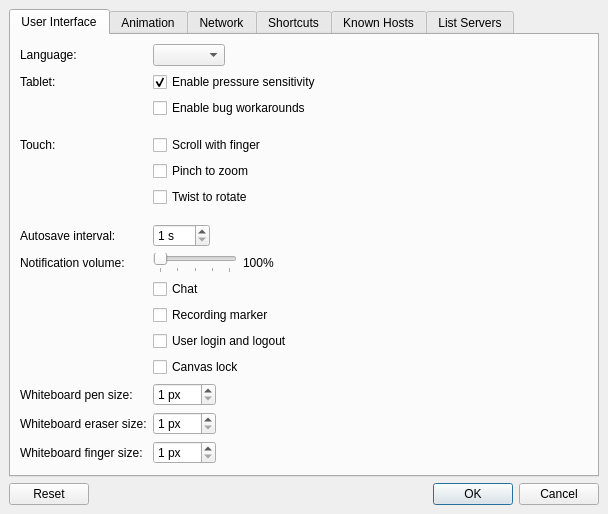
<?xml version="1.0" encoding="UTF-8"?>
<ui version="4.0">
 <class>SettingsDialog</class>
 <widget class="QDialog" name="SettingsDialog">
  <property name="geometry">
   <rect>
    <x>0</x>
    <y>0</y>
    <width>608</width>
    <height>501</height>
   </rect>
  </property>
  <property name="windowTitle">
   <string>Preferences</string>
  </property>
  <layout class="QVBoxLayout">
   <property name="spacing">
    <number>6</number>
   </property>
   <property name="leftMargin">
    <number>9</number>
   </property>
   <property name="topMargin">
    <number>9</number>
   </property>
   <property name="rightMargin">
    <number>9</number>
   </property>
   <property name="bottomMargin">
    <number>9</number>
   </property>
   <item>
    <widget class="QTabWidget" name="tabWidget">
     <property name="currentIndex">
      <number>0</number>
     </property>
     <widget class="QWidget" name="tab_3">
      <attribute name="title">
       <string>User Interface</string>
      </attribute>
      <layout class="QFormLayout" name="formLayout_2">
       <property name="fieldGrowthPolicy">
        <enum>QFormLayout::ExpandingFieldsGrow</enum>
       </property>
       <item row="2" column="0">
        <widget class="QLabel" name="label_3">
         <property name="text">
          <string>Language:</string>
         </property>
        </widget>
       </item>
       <item row="2" column="1">
        <widget class="QComboBox" name="languageBox"/>
       </item>
       <item row="3" column="0">
        <widget class="QLabel" name="label_7">
         <property name="text">
          <string>Tablet:</string>
         </property>
        </widget>
       </item>
       <item row="3" column="1">
        <widget class="QCheckBox" name="tabletSupport">
         <property name="text">
          <string>Enable pressure sensitivity</string>
         </property>
         <property name="checked">
          <bool>true</bool>
         </property>
        </widget>
       </item>
       <item row="4" column="1">
        <widget class="QCheckBox" name="tabletBugWorkaround">
         <property name="toolTip">
          <string>Checking this may fix jaggy line and offset bugs on some tablets</string>
         </property>
         <property name="text">
          <string>Enable bug workarounds</string>
         </property>
        </widget>
       </item>
       <item row="6" column="0">
        <widget class="QLabel" name="label_12">
         <property name="text">
          <string>Touch:</string>
         </property>
        </widget>
       </item>
       <item row="6" column="1">
        <widget class="QCheckBox" name="touchscroll">
         <property name="text">
          <string>Scroll with finger</string>
         </property>
        </widget>
       </item>
       <item row="7" column="1">
        <widget class="QCheckBox" name="touchpinch">
         <property name="text">
          <string>Pinch to zoom</string>
         </property>
        </widget>
       </item>
       <item row="8" column="1">
        <widget class="QCheckBox" name="touchtwist">
         <property name="text">
          <string>Twist to rotate</string>
         </property>
        </widget>
       </item>
       <item row="9" column="1">
        <spacer name="verticalSpacer_3">
         <property name="orientation">
          <enum>Qt::Vertical</enum>
         </property>
         <property name="sizeType">
          <enum>QSizePolicy::Fixed</enum>
         </property>
         <property name="sizeHint" stdset="0">
          <size>
           <width>20</width>
           <height>5</height>
          </size>
         </property>
        </spacer>
       </item>
       <item row="11" column="0">
        <widget class="QLabel" name="label_11">
         <property name="text">
          <string>Autosave interval:</string>
         </property>
        </widget>
       </item>
       <item row="11" column="1">
        <widget class="QSpinBox" name="autosaveInterval">
         <property name="suffix">
          <string> s</string>
         </property>
         <property name="minimum">
          <number>1</number>
         </property>
         <property name="maximum">
          <number>300</number>
         </property>
        </widget>
       </item>
       <item row="12" column="0">
        <widget class="QLabel" name="label_9">
         <property name="text">
          <string>Notification volume:</string>
         </property>
        </widget>
       </item>
       <item row="12" column="1">
        <layout class="QHBoxLayout" name="horizontalLayout_4">
         <item>
          <widget class="QSlider" name="notificationVolume">
           <property name="sizePolicy">
            <sizepolicy hsizetype="Preferred" vsizetype="Fixed">
             <horstretch>0</horstretch>
             <verstretch>0</verstretch>
            </sizepolicy>
           </property>
           <property name="maximum">
            <number>100</number>
           </property>
           <property name="orientation">
            <enum>Qt::Horizontal</enum>
           </property>
           <property name="tickPosition">
            <enum>QSlider::TicksBelow</enum>
           </property>
           <property name="tickInterval">
            <number>25</number>
           </property>
          </widget>
         </item>
         <item>
          <widget class="QLabel" name="volumeLabel">
           <property name="text">
            <string notr="true">100%</string>
           </property>
          </widget>
         </item>
        </layout>
       </item>
       <item row="16" column="1">
        <widget class="QCheckBox" name="notifChat">
         <property name="text">
          <string>Chat</string>
         </property>
        </widget>
       </item>
       <item row="17" column="1">
        <widget class="QCheckBox" name="notifMarker">
         <property name="text">
          <string>Recording marker</string>
         </property>
        </widget>
       </item>
       <item row="18" column="1">
        <widget class="QCheckBox" name="notifLogin">
         <property name="text">
          <string>User login and logout</string>
         </property>
        </widget>
       </item>
       <item row="19" column="1">
        <widget class="QCheckBox" name="notifLock">
         <property name="text">
          <string>Canvas lock</string>
         </property>
        </widget>
       </item>
       <item row="21" column="0">
        <widget class="QLabel" name="label_91">
         <property name="text">
          <string>Whiteboard pen size:</string>
         </property>
        </widget>
       </item>
       <item row="21" column="1">
        <widget class="QSpinBox" name="whiteboardPenSize">
         <property name="suffix">
          <string> px</string>
         </property>
         <property name="minimum">
          <number>1</number>
         </property>
         <property name="maximum">
          <number>100</number>
         </property>
        </widget>
       </item>
       <item row="22" column="0">
        <widget class="QLabel" name="label_92">
         <property name="text">
          <string>Whiteboard eraser size:</string>
         </property>
        </widget>
       </item>
       <item row="22" column="1">
        <widget class="QSpinBox" name="whiteboardEraserSize">
         <property name="suffix">
          <string> px</string>
         </property>
         <property name="minimum">
          <number>1</number>
         </property>
         <property name="maximum">
          <number>100</number>
         </property>
        </widget>
       </item>
       <item row="23" column="0">
        <widget class="QLabel" name="label_93">
         <property name="text">
          <string>Whiteboard finger size:</string>
         </property>
        </widget>
       </item>
       <item row="23" column="1">
        <widget class="QSpinBox" name="whiteboardFingerSize">
         <property name="suffix">
          <string> px</string>
         </property>
         <property name="minimum">
          <number>1</number>
         </property>
         <property name="maximum">
          <number>100</number>
         </property>
        </widget>
       </item>
       <item row="5" column="1">
        <spacer name="verticalSpacer_5">
         <property name="orientation">
          <enum>Qt::Vertical</enum>
         </property>
         <property name="sizeType">
          <enum>QSizePolicy::Fixed</enum>
         </property>
         <property name="sizeHint" stdset="0">
          <size>
           <width>20</width>
           <height>5</height>
          </size>
         </property>
        </spacer>
       </item>
      </layout>
     </widget>
     <widget class="QWidget" name="tab_6">
      <attribute name="title">
       <string>Animation</string>
      </attribute>
      <layout class="QFormLayout" name="formLayout_4">
       <item row="0" column="0" colspan="2">
        <widget class="QCheckBox" name="recordpause">
         <property name="text">
          <string>Record pauses</string>
         </property>
         <property name="checked">
          <bool>true</bool>
         </property>
        </widget>
       </item>
       <item row="2" column="0" colspan="2">
        <layout class="QHBoxLayout" name="horizontalLayout_3">
         <item>
          <spacer name="horizontalSpacer_2">
           <property name="orientation">
            <enum>Qt::Horizontal</enum>
           </property>
           <property name="sizeType">
            <enum>QSizePolicy::Fixed</enum>
           </property>
           <property name="sizeHint" stdset="0">
            <size>
             <width>40</width>
             <height>10</height>
            </size>
           </property>
          </spacer>
         </item>
         <item>
          <layout class="QFormLayout" name="formLayout_3">
           <property name="formAlignment">
            <set>Qt::AlignLeading|Qt::AlignLeft|Qt::AlignTop</set>
           </property>
           <item row="0" column="0">
            <widget class="QLabel" name="label_2">
             <property name="text">
              <string>Minimum:</string>
             </property>
            </widget>
           </item>
           <item row="0" column="1">
            <widget class="QDoubleSpinBox" name="minimumpause">
             <property name="suffix">
              <string>s</string>
             </property>
             <property name="minimum">
              <double>0.030000000000000</double>
             </property>
             <property name="maximum">
              <double>60.000000000000000</double>
             </property>
             <property name="singleStep">
              <double>0.100000000000000</double>
             </property>
             <property name="value">
              <double>0.500000000000000</double>
             </property>
            </widget>
           </item>
          </layout>
         </item>
        </layout>
       </item>
       <item row="4" column="0">
        <spacer name="verticalSpacer_2">
         <property name="orientation">
          <enum>Qt::Vertical</enum>
         </property>
         <property name="sizeType">
          <enum>QSizePolicy::Fixed</enum>
         </property>
         <property name="sizeHint" stdset="0">
          <size>
           <width>20</width>
           <height>15</height>
          </size>
         </property>
        </spacer>
       </item>
       <item row="5" column="0">
        <widget class="QLabel" name="label_4">
         <property name="text">
          <string>Ffmpeg path:</string>
         </property>
        </widget>
       </item>
       <item row="5" column="1">
        <layout class="QHBoxLayout" name="horizontalLayout">
         <item>
          <widget class="QLineEdit" name="ffmpegpath"/>
         </item>
         <item>
          <widget class="QToolButton" name="pickFfmpeg">
           <property name="icon">
            <iconset theme="document-open">
             <normaloff>theme:document-open.svg</normaloff>theme:document-open.svg</iconset>
           </property>
           <property name="autoRaise">
            <bool>true</bool>
           </property>
          </widget>
         </item>
        </layout>
       </item>
       <item row="7" column="0">
        <widget class="QLabel" name="label_8">
         <property name="text">
          <string>Default folder:</string>
         </property>
        </widget>
       </item>
       <item row="7" column="1">
        <layout class="QHBoxLayout" name="horizontalLayout_6">
         <item>
          <widget class="QLineEdit" name="recordingFolder"/>
         </item>
         <item>
          <widget class="QToolButton" name="pickRecordingFolder">
           <property name="icon">
            <iconset theme="document-open">
             <normaloff>theme:document-open.svg</normaloff>theme:document-open.svg</iconset>
           </property>
           <property name="autoRaise">
            <bool>true</bool>
           </property>
          </widget>
         </item>
        </layout>
       </item>
       <item row="9" column="0">
        <spacer name="verticalSpacer_4">
         <property name="orientation">
          <enum>Qt::Vertical</enum>
         </property>
         <property name="sizeType">
          <enum>QSizePolicy::Fixed</enum>
         </property>
         <property name="sizeHint" stdset="0">
          <size>
           <width>20</width>
           <height>15</height>
          </size>
         </property>
        </spacer>
       </item>
       <item row="10" column="1">
        <layout class="QHBoxLayout" name="horizontalLayout_7">
         <item>
          <widget class="QSpinBox" name="onionskinsBelow">
           <property name="suffix">
            <string> below</string>
           </property>
          </widget>
         </item>
         <item>
          <widget class="QSpinBox" name="onionskinsAbove">
           <property name="suffix">
            <string> above</string>
           </property>
           <property name="maximum">
            <number>10</number>
           </property>
          </widget>
         </item>
         <item>
          <spacer name="horizontalSpacer_3">
           <property name="orientation">
            <enum>Qt::Horizontal</enum>
           </property>
           <property name="sizeHint" stdset="0">
            <size>
             <width>40</width>
             <height>20</height>
            </size>
           </property>
          </spacer>
         </item>
        </layout>
       </item>
       <item row="13" column="0">
        <spacer name="verticalSpacer">
         <property name="orientation">
          <enum>Qt::Vertical</enum>
         </property>
         <property name="sizeHint" stdset="0">
          <size>
           <width>20</width>
           <height>40</height>
          </size>
         </property>
        </spacer>
       </item>
       <item row="10" column="0">
        <widget class="QLabel" name="label_10">
         <property name="text">
          <string>Onionskin layers:</string>
         </property>
        </widget>
       </item>
       <item row="11" column="1">
        <widget class="QCheckBox" name="onionskinTint">
         <property name="text">
          <string>Tint layers</string>
         </property>
        </widget>
       </item>
       <item row="12" column="1">
        <widget class="QCheckBox" name="backgroundlayer">
         <property name="toolTip">
          <string>Treat the bottom-most layer as the frame background</string>
         </property>
         <property name="text">
          <string>Use background layer</string>
         </property>
        </widget>
       </item>
      </layout>
     </widget>
     <widget class="QWidget" name="tab">
      <attribute name="title">
       <string>Network</string>
      </attribute>
      <layout class="QFormLayout" name="formLayout">
       <property name="fieldGrowthPolicy">
        <enum>QFormLayout::FieldsStayAtSizeHint</enum>
       </property>
       <item row="0" column="0">
        <widget class="QLabel" name="label">
         <property name="text">
          <string>Default server port:</string>
         </property>
        </widget>
       </item>
       <item row="0" column="1">
        <widget class="QSpinBox" name="serverport">
         <property name="maximum">
          <number>65536</number>
         </property>
        </widget>
       </item>
       <item row="3" column="0">
        <widget class="QLabel" name="label_5">
         <property name="text">
          <string>Session history:</string>
         </property>
        </widget>
       </item>
       <item row="3" column="1">
        <widget class="QDoubleSpinBox" name="historylimit">
         <property name="specialValueText">
          <string>unlimited</string>
         </property>
         <property name="suffix">
          <string> Mb</string>
         </property>
         <property name="decimals">
          <number>1</number>
         </property>
         <property name="minimum">
          <double>0.000000000000000</double>
         </property>
         <property name="maximum">
          <double>1024.000000000000000</double>
         </property>
         <property name="value">
          <double>1.000000000000000</double>
         </property>
        </widget>
       </item>
       <item row="4" column="0">
        <widget class="QLabel" name="label_6">
         <property name="text">
          <string>Timeout:</string>
         </property>
        </widget>
       </item>
       <item row="4" column="1">
        <widget class="QSpinBox" name="connTimeout">
         <property name="suffix">
          <string> s</string>
         </property>
         <property name="minimum">
          <number>15</number>
         </property>
         <property name="maximum">
          <number>600</number>
         </property>
         <property name="value">
          <number>60</number>
         </property>
        </widget>
       </item>
       <item row="1" column="1">
        <widget class="QCheckBox" name="dnssd">
         <property name="text">
          <string>Announce with Zeroconf</string>
         </property>
        </widget>
       </item>
       <item row="2" column="1">
        <widget class="QCheckBox" name="useupnp">
         <property name="text">
          <string>Automatically set up port forwarding with UPnP</string>
         </property>
        </widget>
       </item>
      </layout>
     </widget>
     <widget class="QWidget" name="tab_2">
      <attribute name="title">
       <string>Shortcuts</string>
      </attribute>
      <layout class="QVBoxLayout">
       <item>
        <widget class="QLineEdit" name="shortcutFilter">
         <property name="placeholderText">
          <string>Filter</string>
         </property>
        </widget>
       </item>
       <item>
        <widget class="QTableView" name="shortcuts">
         <property name="cornerButtonEnabled">
          <bool>false</bool>
         </property>
         <attribute name="verticalHeaderVisible">
          <bool>false</bool>
         </attribute>
        </widget>
       </item>
      </layout>
     </widget>
     <widget class="QWidget" name="tab_4">
      <attribute name="title">
       <string>Known Hosts</string>
      </attribute>
      <layout class="QVBoxLayout" name="verticalLayout">
       <item>
        <widget class="QListWidget" name="knownHostList">
         <property name="selectionMode">
          <enum>QAbstractItemView::ExtendedSelection</enum>
         </property>
         <property name="sortingEnabled">
          <bool>true</bool>
         </property>
        </widget>
       </item>
       <item>
        <layout class="QHBoxLayout" name="horizontalLayout_2">
         <item>
          <widget class="QPushButton" name="importTrustedButton">
           <property name="text">
            <string>Import trusted...</string>
           </property>
          </widget>
         </item>
         <item>
          <spacer name="horizontalSpacer">
           <property name="orientation">
            <enum>Qt::Horizontal</enum>
           </property>
           <property name="sizeHint" stdset="0">
            <size>
             <width>40</width>
             <height>20</height>
            </size>
           </property>
          </spacer>
         </item>
         <item>
          <widget class="QPushButton" name="trustKnownHosts">
           <property name="enabled">
            <bool>false</bool>
           </property>
           <property name="text">
            <string>Mark as trusted</string>
           </property>
           <property name="icon">
            <iconset>
             <normaloff>builtin:trusted.svg</normaloff>builtin:trusted.svg</iconset>
           </property>
          </widget>
         </item>
         <item>
          <widget class="QPushButton" name="removeKnownHosts">
           <property name="enabled">
            <bool>false</bool>
           </property>
           <property name="text">
            <string>Remove</string>
           </property>
          </widget>
         </item>
        </layout>
       </item>
      </layout>
     </widget>
     <widget class="QWidget" name="tab_5">
      <attribute name="title">
       <string>List Servers</string>
      </attribute>
      <layout class="QVBoxLayout" name="verticalLayout_3">
       <item>
        <widget class="QListView" name="listserverview">
         <property name="verticalScrollMode">
          <enum>QAbstractItemView::ScrollPerPixel</enum>
         </property>
         <property name="horizontalScrollMode">
          <enum>QAbstractItemView::ScrollPerPixel</enum>
         </property>
        </widget>
       </item>
       <item>
        <layout class="QHBoxLayout" name="horizontalLayout_5">
         <item>
          <widget class="QCheckBox" name="showNsfm">
           <property name="text">
            <string>Show content tagged as &quot;Not Suitable For Minors&quot;</string>
           </property>
          </widget>
         </item>
         <item>
          <spacer name="horizontalSpacer_4">
           <property name="orientation">
            <enum>Qt::Horizontal</enum>
           </property>
           <property name="sizeHint" stdset="0">
            <size>
             <width>40</width>
             <height>20</height>
            </size>
           </property>
          </spacer>
         </item>
         <item>
          <widget class="QPushButton" name="addListServer">
           <property name="text">
            <string>Add</string>
           </property>
          </widget>
         </item>
         <item>
          <widget class="QPushButton" name="removeListServer">
           <property name="text">
            <string>Remove</string>
           </property>
          </widget>
         </item>
        </layout>
       </item>
      </layout>
     </widget>
    </widget>
   </item>
   <item>
    <widget class="QDialogButtonBox" name="buttonBox">
     <property name="orientation">
      <enum>Qt::Horizontal</enum>
     </property>
     <property name="standardButtons">
      <set>QDialogButtonBox::Cancel|QDialogButtonBox::Ok|QDialogButtonBox::Reset</set>
     </property>
    </widget>
   </item>
  </layout>
 </widget>
 <resources/>
 <connections>
  <connection>
   <sender>buttonBox</sender>
   <signal>accepted()</signal>
   <receiver>SettingsDialog</receiver>
   <slot>accept()</slot>
   <hints>
    <hint type="sourcelabel">
     <x>266</x>
     <y>353</y>
    </hint>
    <hint type="destinationlabel">
     <x>157</x>
     <y>274</y>
    </hint>
   </hints>
  </connection>
  <connection>
   <sender>buttonBox</sender>
   <signal>rejected()</signal>
   <receiver>SettingsDialog</receiver>
   <slot>reject()</slot>
   <hints>
    <hint type="sourcelabel">
     <x>334</x>
     <y>353</y>
    </hint>
    <hint type="destinationlabel">
     <x>286</x>
     <y>274</y>
    </hint>
   </hints>
  </connection>
  <connection>
   <sender>recordpause</sender>
   <signal>toggled(bool)</signal>
   <receiver>minimumpause</receiver>
   <slot>setEnabled(bool)</slot>
   <hints>
    <hint type="sourcelabel">
     <x>121</x>
     <y>65</y>
    </hint>
    <hint type="destinationlabel">
     <x>142</x>
     <y>95</y>
    </hint>
   </hints>
  </connection>
  <connection>
   <sender>tabletSupport</sender>
   <signal>toggled(bool)</signal>
   <receiver>tabletBugWorkaround</receiver>
   <slot>setEnabled(bool)</slot>
   <hints>
    <hint type="sourcelabel">
     <x>236</x>
     <y>101</y>
    </hint>
    <hint type="destinationlabel">
     <x>236</x>
     <y>137</y>
    </hint>
   </hints>
  </connection>
 </connections>
</ui>
